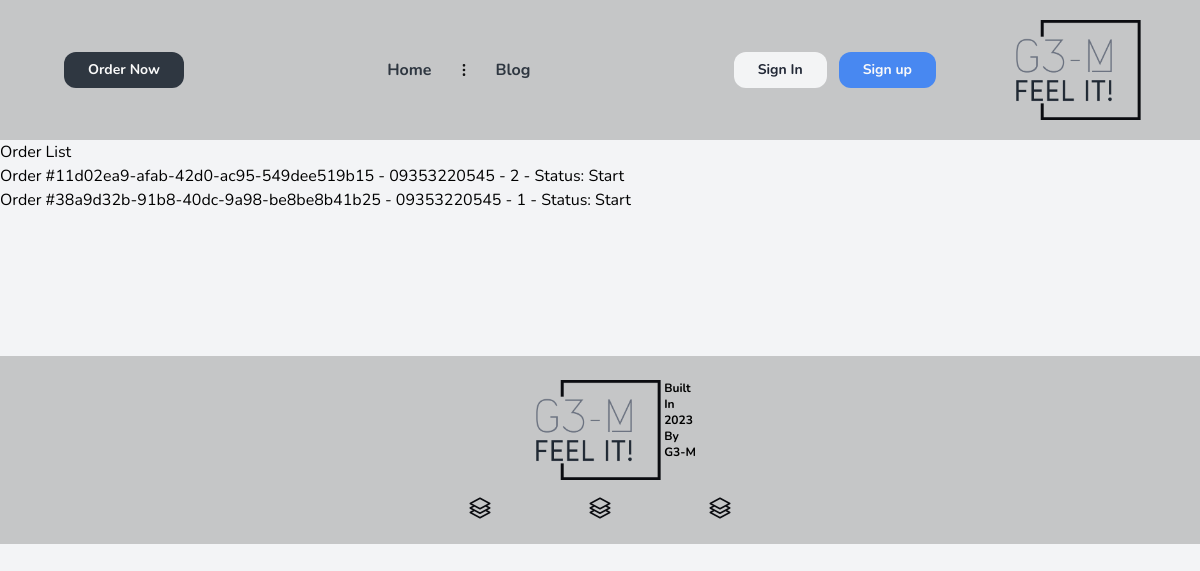
The app's page /orders/orders/, older data.
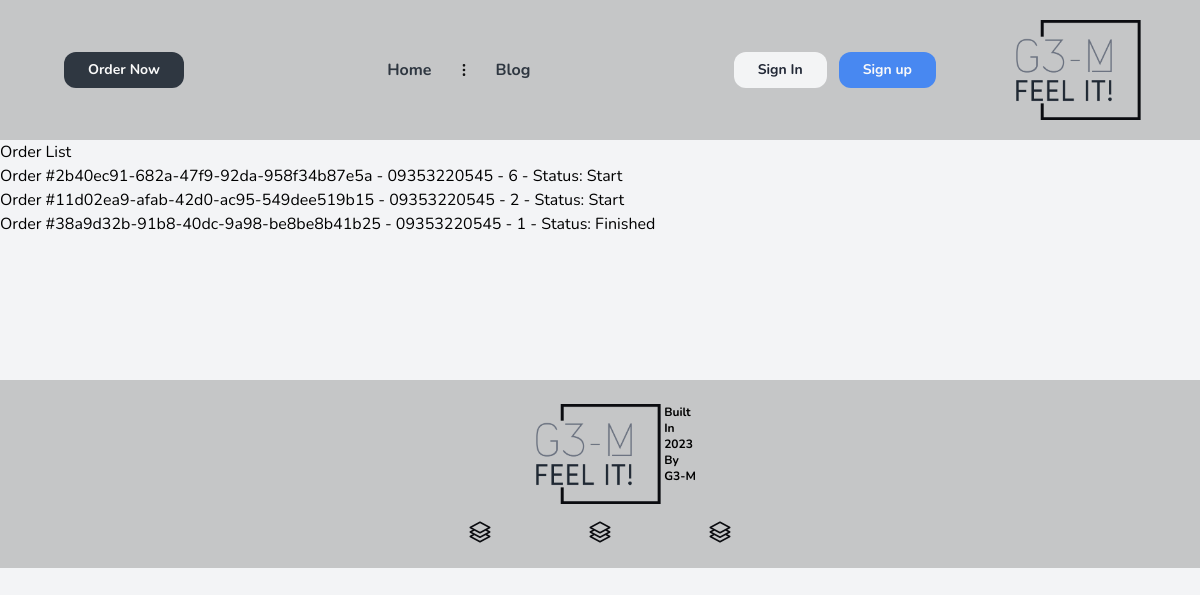
The same page, newer data.
### order/models.py (models this page shows, shortened)
class Order(BaseModel):
    status_fields = [("S", "Start"),
                     ("W", "Waiting"),
                     ("C", "Confirmation"),  # todo :optimize status
                     ("P", "Preparation"),
                     ("T", "Transmission"),
                     ("F", "Finished")]
    customer_phone = models.CharField(max_length=100, blank=True, null=True)
    id = models.UUIDField(primary_key=True, default=uuid.uuid4)
    status = models.CharField(max_length=1, choices=status_fields, default='S')
    table = models.ForeignKey(Table, on_delete=models.SET_NULL, null=True)
    class Meta:
        ordering = ['-created_at']
        indexes = [
            models.Index(fields=['-created_at']),
        ]
    def __str__(self):
        return f"Order #{self.id} - {self.customer_phone} - {self.table}"

### tables/models.py (models this page shows)
class Table(BaseModel):
    status_fields = [("R", "Reserved"), ("E", "Empty"), ("F", "Full"), ("T", "TakeAway")]
    number = models.PositiveIntegerField()
    status = models.CharField(max_length=1, choices=status_fields, default='E')
    def __str__(self) -> str:
        return f'{self.number}'

### order/views.py (the view)
# urls.py: path('orders/', views.OrderListView.as_view(), name='list-order'),
class OrderListView(ListView):
    model = Order
    template_name = 'Order_ListOrder.html'
    context_object_name = 'orders'
    ordering = ['-created_at']

### core/models.py (called while the page is built)
    def get_queryset(self):
        return super().get_queryset().filter(deleted_at__isnull=True)

### templates/Order_ListOrder.html (shortened to what this page needs)
{% extends "base.html" %}
{% block content %}
    <h1>Order List</h1>
    <ul>
        {% for order in orders %}
            <li>{{ order }} - Status: {{ order.get_status_display }}</li>
        {% endfor %}
    </ul>
{% endblock %}

Row changes from the older to the newer data that the page shows:
added Order: id+customer_phone+table "Order #2b40ec91-682a-47f9-92da-958f34b87e5a - 09353220545 - 6", status "Start"
changed Order "Order #38a9d32b-91b8-40dc-9a98-be8be8b41b25 - 09353220545 - 1": status "Start" → "Finished"
